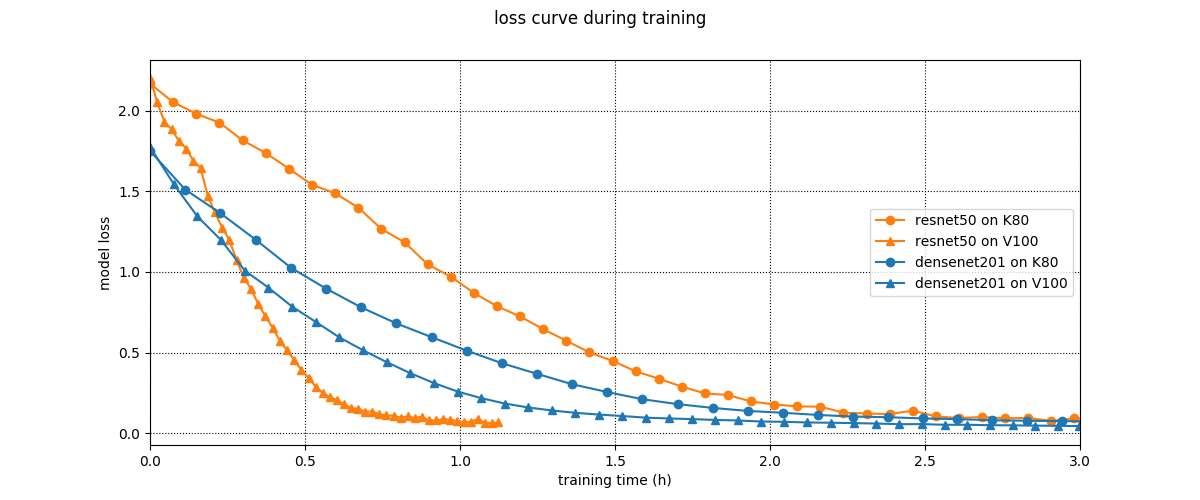

The Python source for this figure:
import os
import numpy as np
import pandas as pd
import sys
import pdb
import glob
from collections import defaultdict
from tensorboard.backend.event_processing.event_accumulator import EventAccumulator
import matplotlib
#matplotlib.use('Agg')
import matplotlib.pyplot as plt
from matplotlib.ticker import MultipleLocator
import json

testcases = {
'resnet50 on K80': 'K80_resnet50_32', 
'resnet50 on V100': 'V100_resnet50_32',
'densenet201 on K80': 'K80_densenet201_32',
'densenet201 on V100': 'V100_densenet201_32' }

base_dir = '/scratch/li.baol/tsrbrd_log/pwr_meas/round1/'

fig, axs = plt.subplots(1, 1, gridspec_kw={'hspace': 0, 'wspace': 0}, figsize=(12,5))
fig.suptitle("loss curve during training")

output_dict = {}

for key, value in testcases.items():
    log_dir = base_dir + value + '_*/'
    
    dirs = glob.glob(log_dir)
    dirs.sort()
    time_all = [] # time for all 10 reps
    loss_all = []
    
    for tc in dirs:
        model = tc.split('/')[5+1]
        iterator = EventAccumulator(tc).Reload()
        tag = 'loss' #iterator.Tags()['scalars'][3] # this is tag for loss
    
        loss = [item.value for item in iterator.Scalars(tag)]
        wall_time = [t.wall_time for t in iterator.Scalars(tag)]
        relative_time = [(time - wall_time[0])/3600 for time in wall_time]
    
        time_all.append(relative_time)
        loss_all.append(loss)
    
    time_avg = [0] * len(time_all[0])
    loss_avg = [0] * len(time_all[0])
    
    for j in range(len(time_all)): # 10
        time_avg = np.add(time_all[j], time_avg)
        loss_avg = np.add(loss_all[j], loss_avg) 
    
    time_avg = time_avg / len(time_all)
    loss_avg = loss_avg / len(time_all)
    output_dict[key] = [time_avg.tolist(), loss_avg.tolist()]
     
    clr = 'tab:orange' if 'resnet50' in value else 'tab:blue'
    mkr = 'o' if 'K80' in value else '^'
    axs.plot(time_avg, loss_avg, label = key, color = clr, marker = mkr)

with open('motivation1.json', 'w') as f:
    json.dump(output_dict, f, indent=4)

axs.set_xlabel('training time (h)')
axs.set_ylabel('model loss')
axs.set_xlim(0, 3)
axs.legend(loc='center right')#, bbox_to_anchor=(1, 0.5))
#axs.get_xaxis().set_minor_locator(MultipleLocator(0.5))
#axs.get_yaxis().set_minor_locator(MultipleLocator(5))
axs.grid(which='both', axis='both', linestyle=':', color='black')
#plt.show()
plt.savefig('motivation1.png')

#pdb.set_trace()
#df = pd.DataFrame(time_all, columns=["time(h)"])
#df.to_csv(result_base_dir + 'csv/' + testcase + '.csv', index=False)
#
#fig, axs = plt.subplots(1, 1, gridspec_kw={'hspace': 0, 'wspace': 0}, figsize=(12,5))
#fig.suptitle(testcase +  " GPU time (h) to train 50 epochs")
#    
#x = np.arange(len(time_all))
#axs.bar(x, time_all)
#axs.set_xlabel('test rep (10 reps in total)')
#axs.set_ylabel('time (h)')
##axs.set_yticks(minor=True)
#axs.get_yaxis().set_minor_locator(MultipleLocator(5))
#
#axs.grid(which='both', axis='y', linestyle=':', color='black')
#time = int(sum(time_all) / len(time_all))
#plt.savefig(result_base_dir + "png/" + testcase + '_time' + str(time) + ".png")
